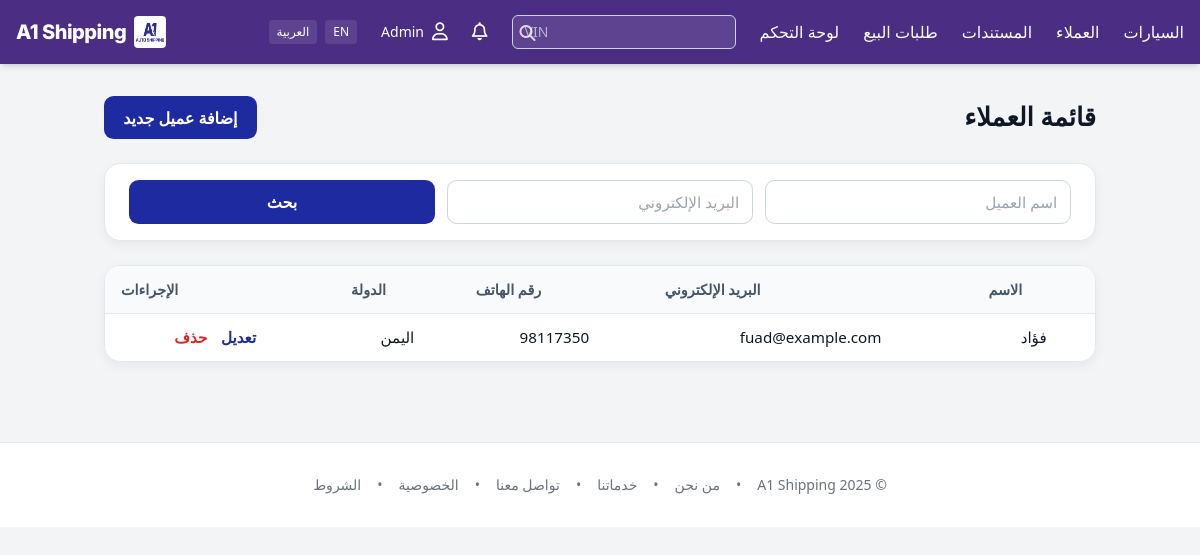
Before: /ops/customers (signed in) with the older database file.
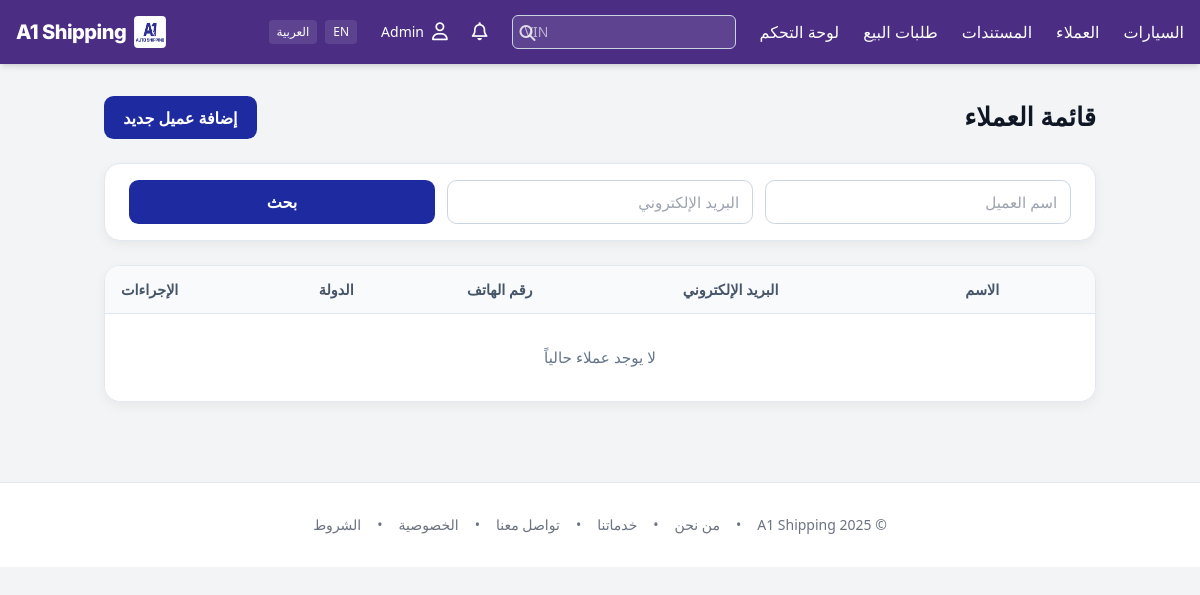
After: the same page with the newer database file.
### app/models.py (models this page shows)
class Customer(db.Model):
    __tablename__ = "customers"
    id = db.Column(db.Integer, primary_key=True)
    user_id = db.Column(db.Integer, db.ForeignKey("users.id"))
    account_number = db.Column(db.String(50), unique=True)
    company_name = db.Column(db.String(200))
    full_name = db.Column(db.String(200))
    email = db.Column(db.String(180))
    phone = db.Column(db.String(50))
    address = db.Column(db.Text)
    country = db.Column(db.String(100))
    price_category = db.Column(db.String(20), nullable=False, default="normal")
    user = db.relationship("User", backref="customer_profile")
    @property
    def display_name(self) -> str:
        try:
            name = (self.company_name or self.full_name or (self.user.name if getattr(self, 'user', None) else None))
            name = (name or "").strip()
            return name if name else "-"
        except Exception:
            return "-"

### app/blueprints/operations/routes.py (the view)
@ops_bp.route('/customers')
@role_required('employee', 'admin')
def customers_list():
    q = db.session.query(Customer)
    name = (request.args.get('name') or '').strip()
    email = (request.args.get('email') or '').strip()
    if name:
        q = q.filter(db.func.lower(Customer.company_name).like(db.func.lower(f"%{name}%")))
    if email:
        q = q.filter(db.func.lower(Customer.email).like(db.func.lower(f"%{email}%")))
    customers = q.order_by(Customer.company_name.asc()).limit(200).all()
    return render_template('operations/customers_list.html', customers=customers)

### app/models.py (called while the page is built)
    @property
    def is_active(self):
        return bool(self.active)

### app/security.py (called while the page is built)
def _canonicalize_role(role_name: str | None) -> str | None:
    if not role_name:
        return None
    name = role_name.strip().lower()
    synonyms = {
        "staff": "employee",
        "employees": "employee",
    }
    return synonyms.get(name, name)

def role_required(*allowed_roles: str) -> Callable:
    normalized_allowed = {
        r for r in (_canonicalize_role(r) for r in allowed_roles) if r is not None
    }
    def decorator(view_func: Callable) -> Callable:
        @wraps(view_func)
        @login_required
        def wrapper(*args, **kwargs):
            user_role = getattr(getattr(current_user, "role", None), "name", None)
            user_role_norm = _canonicalize_role(user_role)
            if not user_role_norm or user_role_norm not in normalized_allowed:
                abort(403)
            return view_func(*args, **kwargs)
        return wrapper
    return decorator

### app/templates/operations/customers_list.html (shortened to what this page needs)
{% extends "layout.html" %}
{% block content %}
<div class="page-header">
  <h1>{{ _('قائمة العملاء') }}</h1>
  <a href="{{ url_for('ops.customers_new') }}" class="btn-primary">{{ _('إضافة عميل جديد') }}</a>
</div>
<form method="get" class="search-card grid grid-cols-1 md:grid-cols-3 gap-3">
  <input name="name" value="{{ request.args.get('name','') }}" placeholder="{{ _('اسم العميل') }}">
  <input name="email" value="{{ request.args.get('email','') }}" placeholder="{{ _('البريد الإلكتروني') }}">
  <button class="btn-primary">{{ _('بحث') }}</button>
</form>
<div class="table-card overflow-x-auto">
  <table>
    <thead>
      <tr>
        <th>{{ _('الاسم') }}</th>
        <th>{{ _('البريد الإلكتروني') }}</th>
        <th>{{ _('رقم الهاتف') }}</th>
        <th>{{ _('الدولة') }}</th>
        <th>{{ _('الإجراءات') }}</th>
      </tr>
    </thead>
    <tbody>
      {% if customers %}
        {% for c in customers %}
        <tr>
          <td>{{ c.display_name }}</td>
          <td>{{ c.email or '-' }}</td>
          <td>{{ c.phone or '-' }}</td>
          <td>{{ c.country or '-' }}</td>
          <td>
            <a href="{{ url_for('ops.customers_edit', customer_id=c.id) }}" class="action-link edit">{{ _('تعديل') }}</a>
            <form action="{{ url_for('ops.customers_delete', customer_id=c.id) }}" method="post" class="inline" onsubmit="return confirm('{{ _('هل تريد الحذف؟') }}')">
              <button type="submit" class="action-link delete bg-transparent border-none cursor-pointer">{{ _('حذف') }}</button>
            </form>
          </td>
        </tr>
        {% endfor %}
      {% else %}
        <tr>
          <td colspan="5" class="no-data">{{ _('لا يوجد عملاء حالياً') }}</td>
        </tr>
      {% endif %}
    </tbody>
  </table>
</div>
{% endblock %}

Changed rows visible on the page:
removed Customer: display_name "فؤاد", email "fuad@example.com", phone "98117350", country "اليمن"
Other visible differences:
text now shown: "لا يوجد عملاء حالياً"
